Frame 1 (no input): blank canvas, image omitted
Frame 60 (no input): blank canvas, image omitted
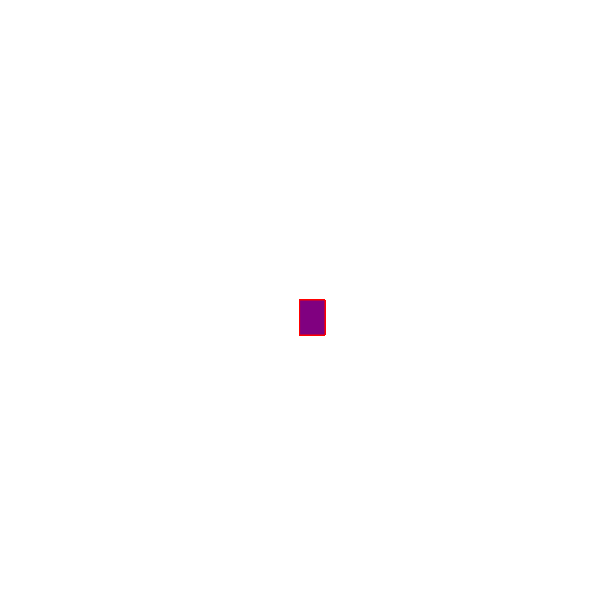
Frame 120 (the mouse pressed at the canvas centre since frame 60)

The p5.js sketch whose frames 1 and 60 were blank and that drew this single picture after the mouse press (run headless with seeded random() and noise() and a simulated clock; from frame 60 on, the mouse is pressed at the canvas centre):

// p5.js sketch
// ── sketch.js
function setup() {
    createCanvas(600, 600);
     background("white");
  }
  
  function draw() {
   
  
    stroke("red");
    fill("purple");
  
    //console.log (mouseIsPressed)
  
    if (mouseIsPressed) {
      rect(mouseX, mouseY, 25, 35);
    }
  }
  
